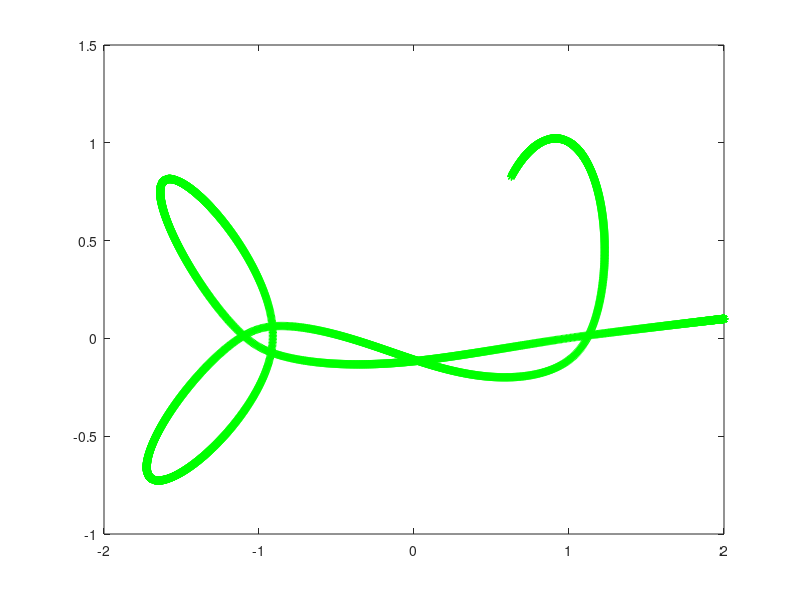

Write the MATLAB code that produced this figure. (Note: this script raises an error after producing the figure.)
clc; clear all;
% Set up various variables and functions
r=1;
d=0.1*r;
du=@(x,y)-(x-(-r))/((x-(-r))^2+y^2+d^2)^(3/2)-(x-r)/((x-r)^2+y^2+d^2)^(3/2);
dv=@(x,y)-y/((x-(-r))^2+y^2+d^2)^(3/2)-y/((x-r)^2+y^2+d^2)^(3/2);
epot=@(x,y)-1/((x-(-r))^2+y^2+d^2)^(1/2)-1/((x-r)^2+y^2+d^2)^(1/2);
ekin=@(u,v)(u^2+v^2)/2;
x=2.0;y=0.1;u=0;v=0;tmax=10;h=10^(-3);
fprintf('Start total energy: %d\n', epot(x,y)+ekin(u,v));

% i)
mat=[];
% Each iteration uses Euler's Method to find the next speed value
% The speed value is then multiplied by its time-increment to get the distance
for i=1:tmax/h
	u=u+h*du(x,y);
	v=v+h*dv(x,y);

	x=x+h*u;
	y=y+h*v;
	mat=[mat [x;y]];
end
%[x y]  % Print the final value of x and y at t=tmax
fprintf('Euler''s total energy: %d\n', epot(x,y)+ekin(u,v));
mat(:,2:2:end)=[];
plot(mat(1,:),mat(2,:),'g*');

% ii)
mat=[];
x=2.0;yv=0.1;u=0;v=0;tmax=10;
y=zeros(4,1);
y(1)=x;y(2)=yv;y(3)=u;y(4)=v;
f=@ex2diff;
% We first need to find two estimates for u and v
for i=1:tmax/h
	y_pred=y+h.*f(h,y);
	y=y+h/2.*(f(h,y)+f(h,y_pred));
	mat=[mat [y(1);y(2)]];
end
%[x y]
hold on;
fprintf('Heun''s total energy: %d\n', epot(y(1),y(2))+ekin(y(3),y(4)));
for i=1:5
	mat(:,2:2:end)=[];
end
plot(mat(1,:),mat(2,:),'bo');

% iii)
options=odeset('RelTol',1e-4,'AbsTol',[1e-4 1e-4 1e-5 1e-5]);
[t,y]=ode45(f,[0 10],[2 .1 0 0],options);
fprintf('ode45''s total energy: %d\n', epot(y(end,1),y(end,2))+ekin(y(end,3),y(end,4)));
y(2:2:end,:)=[];
plot(y(:,1),y(:,2),'r-');
